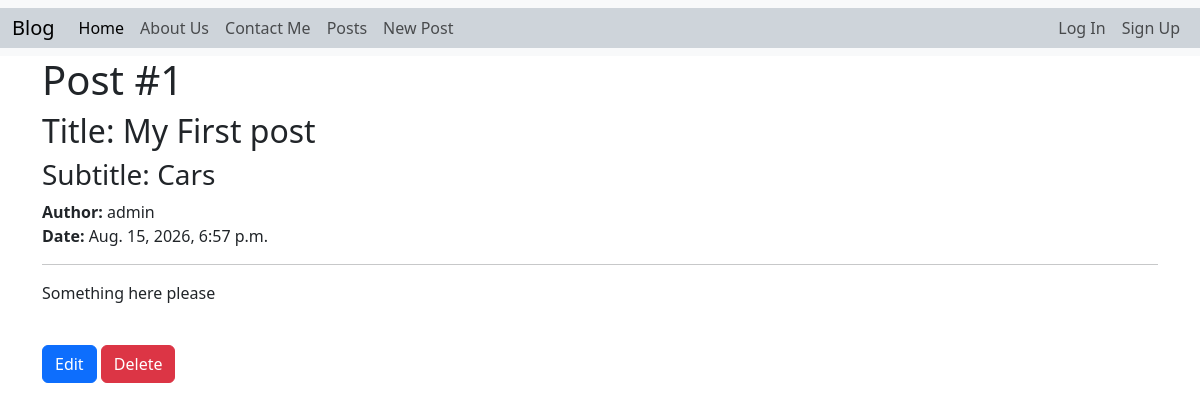
Screenshot of /posts/detail/1/ with the database file from the repository.
### posts/models.py (models this page shows, shortened)
class Post(models.Model):
  title = models.CharField(max_length=128)            # String Max characters 128
  subtitle = models.CharField(max_length=128)         # String Max characters 128
  body = models.TextField()                           # String big amount of info
  created_on = models.DateTimeField(auto_now_add=True)# Added automatically
  author = models.ForeignKey(                         # Field to add a relation to another table
    User,                                             # What model is related to
    on_delete=models.CASCADE                          # The action IF a user gets deleted
  )

### posts/views.py (the view)
# urls.py: path("detail/<int:pk>/", PostDetailView.as_view(), name="post_detail"),
class PostDetailView(DetailView): # Get Request -> Single Object
  template_name = "posts/detail.html"
  model = Post
  context_object_name = "single_post"

### templates/posts/detail.html (shortened to what this page needs)
{% extends 'base.html' %}
{% load static %}
{% block css%}
  <link rel="stylesheet" href="{% static 'css/detail.css' %}">
{% endblock %}
{% block content %}
  <h1>Post #{{ single_post.id }}</h1>
  <h2>Title: {{single_post.title }}</h2>
  <h3>Subtitle: {{ single_post.subtitle }}</h3>
  <span><strong>Author: </strong>{{ single_post.author }}</span><br/>
  <span><strong>Date: </strong>{{ single_post.created_on }}</span>
  <hr>
  <p>{{ single_post.body }}</p>
  <br>
  <a href="{% url 'post_update' single_post.id %}" class="btn btn-primary">Edit</a>
  <a href="{% url 'post_delete' single_post.id %}" class="btn btn-danger">Delete</a>
{% endblock %}

### rows the page displays
Post: id "1", title "My First post", subtitle "Cars", author "admin", created_on "Aug. 15, 2026, 6:57 p.m.", body "Something here please"
